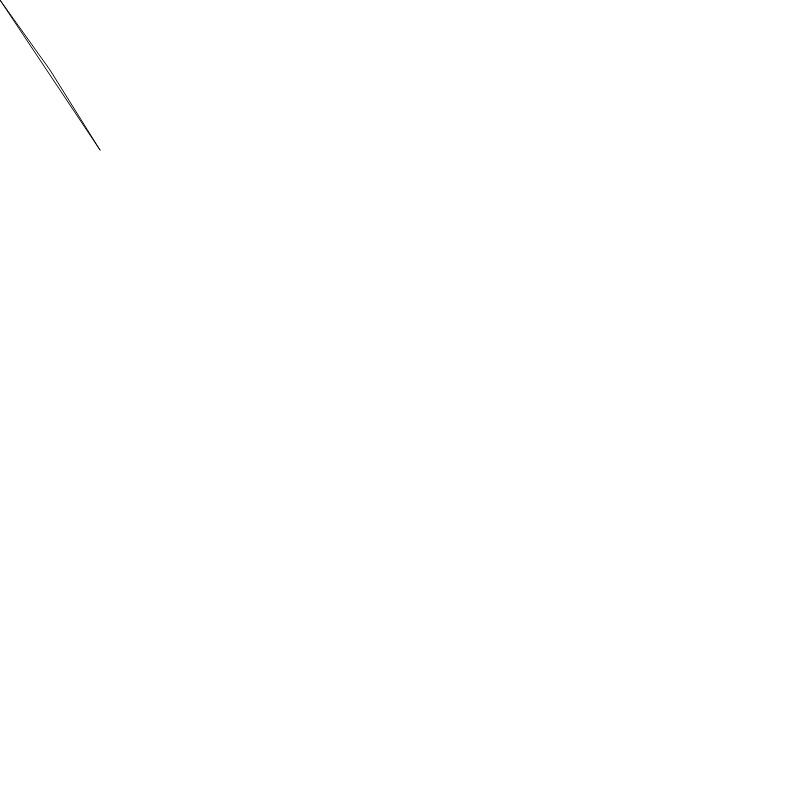
Frame 1 (no input)
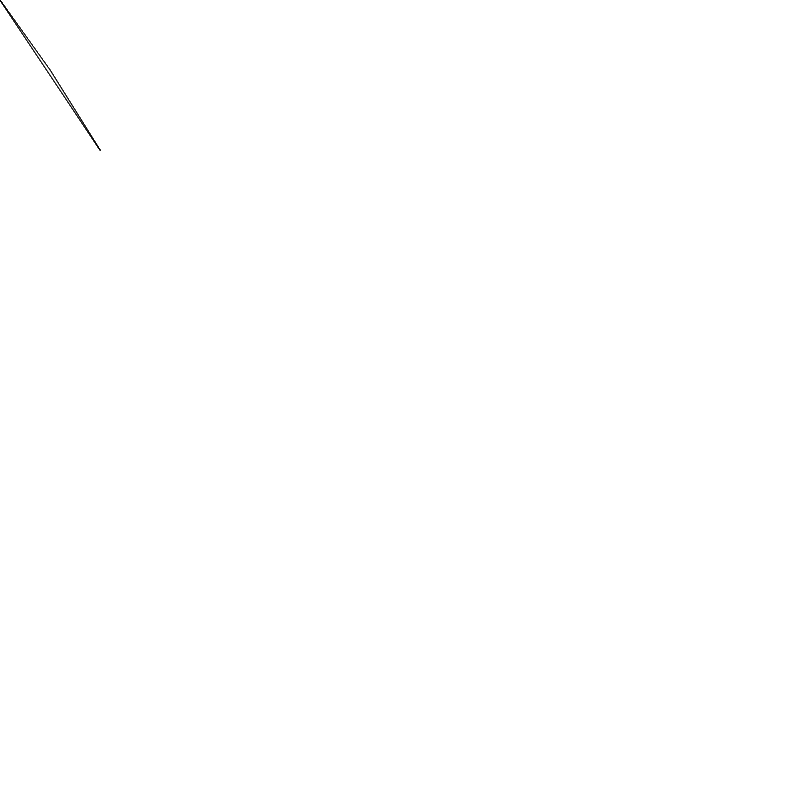
Frame 60 (no input)
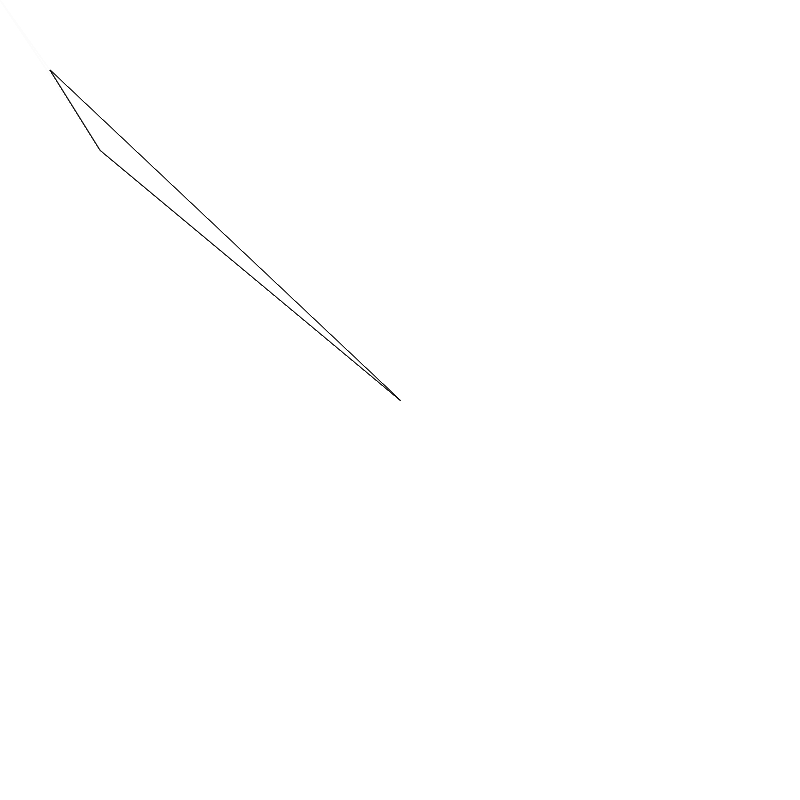
Frame 120 (the mouse pressed at the canvas centre since frame 60)

The p5.js sketch that drew these frames (run headless with seeded random() and noise() and a simulated clock; from frame 60 on, the mouse is pressed at the canvas centre):

// p5.js sketch
// ── sketch.js
function setup() {
  // put setup code here
  //basic definitionen z.B. Grösse canvas
  createCanvas(800, 800);
  background(255);
}

function draw() {
  // put drawing code here
  // 60x in sekunde als standard
  // transparenz von 0 bis 255
  // ellipse(mouseX, mouseY, 50, 50);
  background(255, 30);
  triangle(mouseX, mouseY, 50, 70, 100, 150);
}
// ── styles.css

    /*navigation side*/
    .navbar{
        font-family: Arial, Helvetica, sans-serif;
        position: fixed;
        top: 370px;
        right: -300px;
        width: 300px;
        height: 430px;
        background-color: rgb(0, 0, 0);
        text-align: left;
        transition: 0.800s ease;
        margin-left: 10px;
    }

    .navbar > .side-nav{
        list-style-type: none;
        padding: 0;
        margin: 0;
    }

    .nav-item{
        display: flex;
    }


.nav-item > .nav-link{
text-decoration: none;
color: white;
font-size: 1.1em;
padding: 0.2em;
flex: 1;
margin-left: 45px;
}

.nav-item > .nav-link:hover{
    background-color: rgba(255, 255, 255, 0);
    color: rgb(51, 242, 239);
    cursor: pointer;
}

.toggle-collapse{
    float: left;
    margin-left: -5em;
    margin-top: .5em;
    content: "";
    outline: inherit;
    border: 0px;
    background: transparent;
}

.toggle-icon,
.toggle-icon::before,
.toggle-icon::after{
    content: "";
    width: 30px;
    height: 3px;
    position: fixed;
    float: left;
    background-color: rgb(0, 0, 0);
    border-radius: 2em;
    border: 1px solid black;
    cursor: pointer;
    transition: 0.800s ease;
    margin-top: 0.8em;
}

.toggle-icon::before{
    position: absolute;
    left: -2px;
    margin-top: -0.8em;
}

.toggle-item::after{
    position: absolute;
    left: -2px;
    margin-top: 0.6em;
    width: 20px;
}

.toggle-icon{
    width: 15px;   
}

.show .toggle-icon::after{
    width: 30px;
}

.show .toggle-icon{
    width: 30px;
}

.nav-item > .site-name{
    text-decoration: none;
    padding: 1.3em;
    font-size: 2em;
    color: rgb(255, 255, 255);
}

.nav-item:last-child > .nav-link i{
    padding: .5em;
}

.nav-item:hover:last-child > .nav-link{
    background-color: rgba(255, 255, 255, 0);
    color: rgb(0, 0, 0);
    cursor: pointer;
    text-decoration: none;
}
